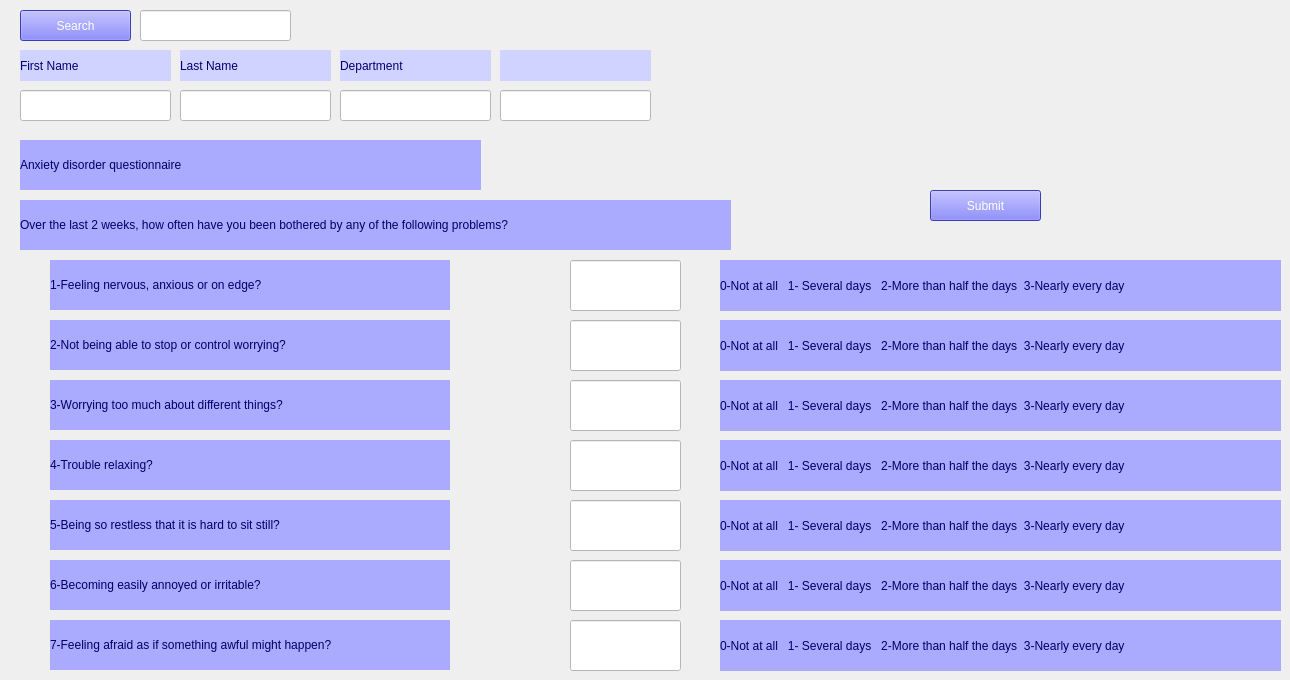
    <widget class="QWidget" name="tab_7">
     <attribute name="title">
      <string>anxiety </string>
     </attribute>
     <widget class="QLabel" name="label_3">
      <property name="geometry">
       <rect>
        <x>20</x>
        <y>140</y>
        <width>461</width>
        <height>50</height>
       </rect>
      </property>
      <property name="styleSheet">
       <string notr="true">background-color: rgb(170, 170, 255);
color: rgb(0, 0, 104);</string>
      </property>
      <property name="text">
       <string>Anxiety disorder questionnaire</string>
      </property>
     </widget>
     <widget class="QLabel" name="label_6">
      <property name="geometry">
       <rect>
        <x>20</x>
        <y>200</y>
        <width>711</width>
        <height>50</height>
       </rect>
      </property>
      <property name="styleSheet">
       <string notr="true">background-color: rgb(170, 170, 255);
font: 8pt &quot;MS Shell Dlg 2&quot;;
color: rgb(0, 0, 104);</string>
      </property>
      <property name="text">
       <string>Over the last 2 weeks, how often have you been bothered by any of the following problems?                                        </string>
      </property>
     </widget>
     <widget class="QLabel" name="label_7">
      <property name="geometry">
       <rect>
        <x>50</x>
        <y>260</y>
        <width>400</width>
        <height>50</height>
       </rect>
      </property>
      <property name="styleSheet">
       <string notr="true">background-color: rgb(170, 170, 255);
font: 8pt &quot;MS Shell Dlg 2&quot;;
color: rgb(0, 0, 104);</string>
      </property>
      <property name="text">
       <string>1-Feeling nervous, anxious or on edge?</string>
      </property>
     </widget>
     <widget class="QLabel" name="label_8">
      <property name="geometry">
       <rect>
        <x>50</x>
        <y>320</y>
        <width>400</width>
        <height>50</height>
       </rect>
      </property>
      <property name="styleSheet">
       <string notr="true">background-color: rgb(170, 170, 255);
font: 8pt &quot;MS Shell Dlg 2&quot;;
color: rgb(0, 0, 104);</string>
      </property>
      <property name="text">
       <string>2-Not being able to stop or control worrying?</string>
      </property>
     </widget>
     <widget class="QLabel" name="label_9">
      <property name="geometry">
       <rect>
        <x>50</x>
        <y>380</y>
        <width>400</width>
        <height>50</height>
       </rect>
      </property>
      <property name="styleSheet">
       <string notr="true">background-color: rgb(170, 170, 255);
font: 8pt &quot;MS Shell Dlg 2&quot;;
color: rgb(0, 0, 104);</string>
      </property>
      <property name="text">
       <string>3-Worrying too much about different things?</string>
      </property>
     </widget>
     <widget class="QLabel" name="label_10">
      <property name="geometry">
       <rect>
        <x>50</x>
        <y>440</y>
        <width>400</width>
        <height>50</height>
       </rect>
      </property>
      <property name="styleSheet">
       <string notr="true">background-color: rgb(170, 170, 255);
font: 8pt &quot;MS Shell Dlg 2&quot;;
color: rgb(0, 0, 104);</string>
      </property>
      <property name="text">
       <string>4-Trouble relaxing?</string>
      </property>
     </widget>
     <widget class="QLabel" name="label_11">
      <property name="geometry">
       <rect>
        <x>50</x>
        <y>500</y>
        <width>400</width>
        <height>50</height>
       </rect>
      </property>
      <property name="styleSheet">
       <string notr="true">background-color: rgb(170, 170, 255);
font: 8pt &quot;MS Shell Dlg 2&quot;;
color: rgb(0, 0, 104);</string>
      </property>
      <property name="text">
       <string>5-Being so restless that it is hard to sit still?</string>
      </property>
     </widget>
     <widget class="QLabel" name="label_13">
      <property name="geometry">
       <rect>
        <x>50</x>
        <y>560</y>
        <width>400</width>
        <height>50</height>
       </rect>
      </property>
      <property name="styleSheet">
       <string notr="true">background-color: rgb(170, 170, 255);
font: 8pt &quot;MS Shell Dlg 2&quot;;
color: rgb(0, 0, 104);</string>
      </property>
      <property name="text">
       <string>6-Becoming easily annoyed or irritable?</string>
      </property>
     </widget>
     <widget class="QLabel" name="label_15">
      <property name="geometry">
       <rect>
        <x>50</x>
        <y>620</y>
        <width>400</width>
        <height>50</height>
       </rect>
      </property>
      <property name="styleSheet">
       <string notr="true">background-color: rgb(170, 170, 255);
font: 8pt &quot;MS Shell Dlg 2&quot;;
color: rgb(0, 0, 104);</string>
      </property>
      <property name="text">
       <string>7-Feeling afraid as if something awful might happen?</string>
      </property>
     </widget>
     <widget class="QLabel" name="label_16">
      <property name="geometry">
       <rect>
        <x>720</x>
        <y>260</y>
        <width>561</width>
        <height>51</height>
       </rect>
      </property>
      <property name="styleSheet">
       <string notr="true">background-color: rgb(170, 170, 255);
color: rgb(0, 0, 104);
font: 8pt &quot;MS Shell Dlg 2&quot;;</string>
      </property>
      <property name="text">
       <string>0-Not at all   1- Several days   2-More than half the days  3-Nearly every day               </string>
      </property>
     </widget>
     <widget class="QLineEdit" name="tb811">
      <property name="geometry">
       <rect>
        <x>570</x>
        <y>260</y>
        <width>111</width>
        <height>51</height>
       </rect>
      </property>
      <property name="styleSheet">
       <string notr="true">background-color: rgb(255, 255, 255);
color: rgb(0, 0, 0);
</string>
      </property>
     </widget>
     <widget class="QLineEdit" name="tb812">
      <property name="geometry">
       <rect>
        <x>570</x>
        <y>320</y>
        <width>111</width>
        <height>51</height>
       </rect>
      </property>
      <property name="styleSheet">
       <string notr="true">background-color: rgb(255, 255, 255);
color: rgb(0, 0, 0);
</string>
      </property>
     </widget>
     <widget class="QLineEdit" name="tb813">
      <property name="geometry">
       <rect>
        <x>570</x>
        <y>380</y>
        <width>111</width>
        <height>51</height>
       </rect>
      </property>
      <property name="styleSheet">
       <string notr="true">background-color: rgb(255, 255, 255);
color: rgb(0, 0, 0);
</string>
      </property>
     </widget>
     <widget class="QLineEdit" name="tb814">
      <property name="geometry">
       <rect>
        <x>570</x>
        <y>440</y>
        <width>111</width>
        <height>51</height>
       </rect>
      </property>
      <property name="styleSheet">
       <string notr="true">background-color: rgb(255, 255, 255);
color: rgb(0, 0, 0);
</string>
      </property>
     </widget>
     <widget class="QLineEdit" name="tb815">
      <property name="geometry">
       <rect>
        <x>570</x>
        <y>500</y>
        <width>111</width>
        <height>51</height>
       </rect>
      </property>
      <property name="styleSheet">
       <string notr="true">background-color: rgb(255, 255, 255);
color: rgb(0, 0, 0);
</string>
      </property>
     </widget>
     <widget class="QLineEdit" name="tb816">
      <property name="geometry">
       <rect>
        <x>570</x>
        <y>560</y>
        <width>111</width>
        <height>51</height>
       </rect>
      </property>
      <property name="styleSheet">
       <string notr="true">background-color: rgb(255, 255, 255);
color: rgb(0, 0, 0);
</string>
      </property>
     </widget>
     <widget class="QLineEdit" name="tb817">
      <property name="geometry">
       <rect>
        <x>570</x>
        <y>620</y>
        <width>111</width>
        <height>51</height>
       </rect>
      </property>
      <property name="styleSheet">
       <string notr="true">background-color: rgb(255, 255, 255);
color: rgb(0, 0, 0);
</string>
      </property>
     </widget>
     <widget class="QLineEdit" name="tb803">
      <property name="geometry">
       <rect>
        <x>340</x>
        <y>90</y>
        <width>151</width>
        <height>31</height>
       </rect>
      </property>
      <property name="styleSheet">
       <string notr="true">background-color: rgb(255, 255, 255);
font: 8pt &quot;MS Shell Dlg 2&quot;;</string>
      </property>
     </widget>
     <widget class="QLabel" name="l524_2">
      <property name="geometry">
       <rect>
        <x>500</x>
        <y>50</y>
        <width>151</width>
        <height>31</height>
       </rect>
      </property>
      <property name="font">
       <font>
        <family>MS Shell Dlg 2</family>
        <pointsize>9</pointsize>
        <weight>9</weight>
        <italic>false</italic>
        <bold>false</bold>
       </font>
      </property>
      <property name="styleSheet">
       <string notr="true">font: 75 9pt &quot;MS Shell Dlg 2&quot;;
background-color: rgb(208, 211, 255);
color: rgb(0, 0, 112);
</string>
      </property>
      <property name="text">
       <string/>
      </property>
     </widget>
     <widget class="QLabel" name="l523_2">
      <property name="geometry">
       <rect>
        <x>340</x>
        <y>50</y>
        <width>151</width>
        <height>31</height>
       </rect>
      </property>
      <property name="font">
       <font>
        <family>MS Shell Dlg 2</family>
        <pointsize>9</pointsize>
        <weight>9</weight>
        <italic>false</italic>
        <bold>false</bold>
       </font>
      </property>
      <property name="styleSheet">
       <string notr="true">font: 75 9pt &quot;MS Shell Dlg 2&quot;;
background-color: rgb(208, 211, 255);
color: rgb(0, 0, 112);
</string>
      </property>
      <property name="text">
       <string>Department</string>
      </property>
     </widget>
     <widget class="QLineEdit" name="tb801">
      <property name="geometry">
       <rect>
        <x>20</x>
        <y>90</y>
        <width>151</width>
        <height>31</height>
       </rect>
      </property>
      <property name="styleSheet">
       <string notr="true">background-color: rgb(255, 255, 255);
font: 8pt &quot;MS Shell Dlg 2&quot;;</string>
      </property>
     </widget>
     <widget class="QLabel" name="l522_2">
      <property name="geometry">
       <rect>
        <x>180</x>
        <y>50</y>
        <width>151</width>
        <height>31</height>
       </rect>
      </property>
      <property name="font">
       <font>
        <family>MS Shell Dlg 2</family>
        <pointsize>9</pointsize>
        <weight>9</weight>
        <italic>false</italic>
        <bold>false</bold>
       </font>
      </property>
      <property name="styleSheet">
       <string notr="true">font: 75 9pt &quot;MS Shell Dlg 2&quot;;
background-color: rgb(208, 211, 255);
color: rgb(0, 0, 112);
</string>
      </property>
      <property name="text">
       <string>Last Name</string>
      </property>
     </widget>
     <widget class="QLabel" name="l521_3">
      <property name="geometry">
       <rect>
        <x>20</x>
        <y>50</y>
        <width>151</width>
        <height>31</height>
       </rect>
      </property>
      <property name="font">
       <font>
        <family>MS Shell Dlg 2</family>
        <pointsize>9</pointsize>
        <weight>9</weight>
        <italic>false</italic>
        <bold>false</bold>
       </font>
      </property>
      <property name="styleSheet">
       <string notr="true">font: 75 9pt &quot;MS Shell Dlg 2&quot;;
background-color: rgb(208, 211, 255);
color: rgb(0, 0, 112);
</string>
      </property>
      <property name="text">
       <string>First Name</string>
      </property>
     </widget>
     <widget class="QLineEdit" name="tb802">
      <property name="geometry">
       <rect>
        <x>180</x>
        <y>90</y>
        <width>151</width>
        <height>31</height>
       </rect>
      </property>
      <property name="styleSheet">
       <string notr="true">background-color: rgb(255, 255, 255);
font: 8pt &quot;MS Shell Dlg 2&quot;;</string>
      </property>
     </widget>
     <widget class="QLineEdit" name="tb804">
      <property name="geometry">
       <rect>
        <x>500</x>
        <y>90</y>
        <width>151</width>
        <height>31</height>
       </rect>
      </property>
      <property name="styleSheet">
       <string notr="true">background-color: rgb(255, 255, 255);
font: 8pt &quot;MS Shell Dlg 2&quot;;</string>
      </property>
     </widget>
     <widget class="QPushButton" name="b510_2">
      <property name="geometry">
       <rect>
        <x>20</x>
        <y>10</y>
        <width>111</width>
        <height>31</height>
       </rect>
      </property>
      <property name="styleSheet">
       <string notr="true">background-color: rgb(85, 85, 255);
color: rgb(255, 255, 255);
font: 8pt &quot;MS Shell Dlg 2&quot;;</string>
      </property>
      <property name="text">
       <string>Search</string>
      </property>
     </widget>
     <widget class="QLineEdit" name="tb800">
      <property name="geometry">
       <rect>
        <x>140</x>
        <y>10</y>
        <width>151</width>
        <height>31</height>
       </rect>
      </property>
      <property name="styleSheet">
       <string notr="true">background-color: rgb(255, 255, 255);
font: 8pt &quot;MS Shell Dlg 2&quot;;</string>
      </property>
     </widget>
     <widget class="QPushButton" name="b520_2">
      <property name="geometry">
       <rect>
        <x>930</x>
        <y>190</y>
        <width>111</width>
        <height>31</height>
       </rect>
      </property>
      <property name="styleSheet">
       <string notr="true">background-color: rgb(85, 85, 255);
color: rgb(255, 255, 255);
font: 8pt &quot;MS Shell Dlg 2&quot;;</string>
      </property>
      <property name="text">
       <string>Submit</string>
      </property>
      <property name="shortcut">
       <string>Return</string>
      </property>
     </widget>
     <widget class="QLabel" name="label_17">
      <property name="geometry">
       <rect>
        <x>720</x>
        <y>320</y>
        <width>561</width>
        <height>51</height>
       </rect>
      </property>
      <property name="styleSheet">
       <string notr="true">background-color: rgb(170, 170, 255);
color: rgb(0, 0, 104);
font: 8pt &quot;MS Shell Dlg 2&quot;;</string>
      </property>
      <property name="text">
       <string>0-Not at all   1- Several days   2-More than half the days  3-Nearly every day               </string>
      </property>
     </widget>
     <widget class="QLabel" name="label_18">
      <property name="geometry">
       <rect>
        <x>720</x>
        <y>380</y>
        <width>561</width>
        <height>51</height>
       </rect>
      </property>
      <property name="styleSheet">
       <string notr="true">background-color: rgb(170, 170, 255);
color: rgb(0, 0, 104);
font: 8pt &quot;MS Shell Dlg 2&quot;;</string>
      </property>
      <property name="text">
       <string>0-Not at all   1- Several days   2-More than half the days  3-Nearly every day               </string>
      </property>
     </widget>
     <widget class="QLabel" name="label_19">
      <property name="geometry">
       <rect>
        <x>720</x>
        <y>440</y>
        <width>561</width>
        <height>51</height>
       </rect>
      </property>
      <property name="styleSheet">
       <string notr="true">background-color: rgb(170, 170, 255);
color: rgb(0, 0, 104);
font: 8pt &quot;MS Shell Dlg 2&quot;;</string>
      </property>
      <property name="text">
       <string>0-Not at all   1- Several days   2-More than half the days  3-Nearly every day               </string>
      </property>
     </widget>
     <widget class="QLabel" name="label_27">
      <property name="geometry">
       <rect>
        <x>720</x>
        <y>500</y>
        <width>561</width>
        <height>51</height>
       </rect>
      </property>
      <property name="styleSheet">
       <string notr="true">background-color: rgb(170, 170, 255);
color: rgb(0, 0, 104);
font: 8pt &quot;MS Shell Dlg 2&quot;;</string>
      </property>
      <property name="text">
       <string>0-Not at all   1- Several days   2-More than half the days  3-Nearly every day               </string>
      </property>
     </widget>
     <widget class="QLabel" name="label_32">
      <property name="geometry">
       <rect>
        <x>720</x>
        <y>560</y>
        <width>561</width>
        <height>51</height>
       </rect>
      </property>
      <property name="styleSheet">
       <string notr="true">background-color: rgb(170, 170, 255);
color: rgb(0, 0, 104);
font: 8pt &quot;MS Shell Dlg 2&quot;;</string>
      </property>
      <property name="text">
       <string>0-Not at all   1- Several days   2-More than half the days  3-Nearly every day               </string>
      </property>
     </widget>
     <widget class="QLabel" name="label_34">
      <property name="geometry">
       <rect>
        <x>720</x>
        <y>620</y>
        <width>561</width>
        <height>51</height>
       </rect>
      </property>
      <property name="styleSheet">
       <string notr="true">background-color: rgb(170, 170, 255);
color: rgb(0, 0, 104);
font: 8pt &quot;MS Shell Dlg 2&quot;;</string>
      </property>
      <property name="text">
       <string>0-Not at all   1- Several days   2-More than half the days  3-Nearly every day               </string>
      </property>
     </widget>
    </widget>
